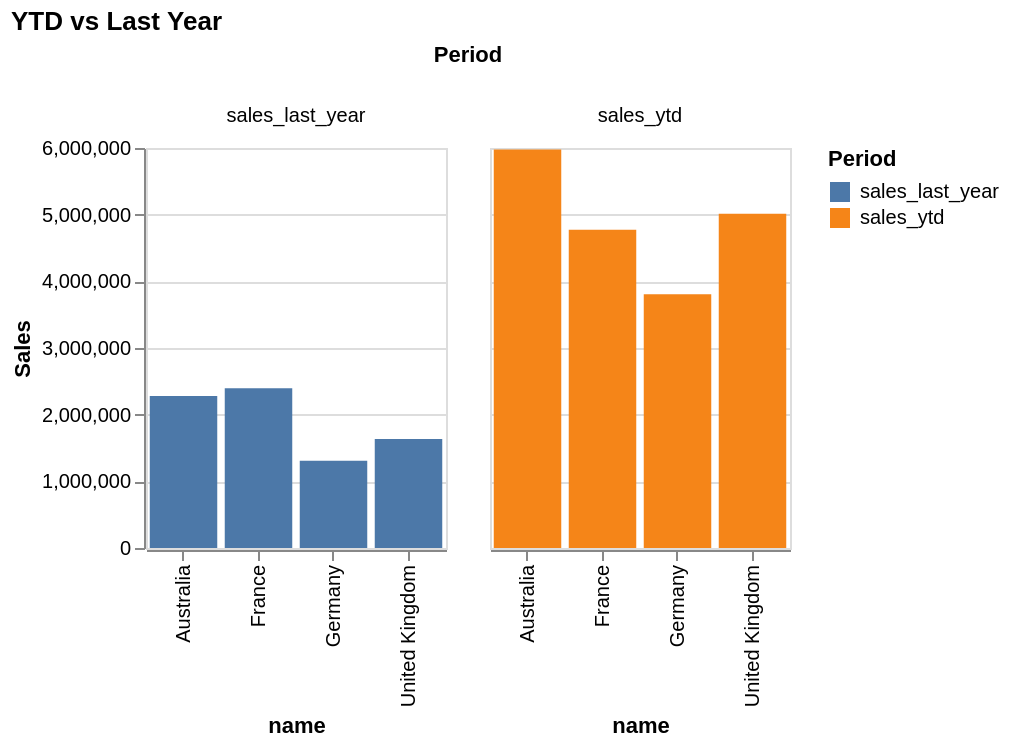

Source (notebook cell):
### Markdown cell above
### B.3 Explore Feature of Interest `sales_last_year`

### Code cell
print(df['sales_last_year'].describe())
df_m = df.melt(id_vars='name', value_vars=['sales_ytd','sales_last_year'], var_name='Period', value_name='Sales')
alt.Chart(df_m).mark_bar().encode(
    x='name:N', y='Sales:Q', color='Period:N', column='Period:N'
).properties(title='YTD vs Last Year', width=150, height=200)

### Figure 1 — Vega-Lite specification as saved in the notebook (floating-point values rounded to 4 significant figures)
{"config": {"view": {"continuousWidth": 300, "continuousHeight": 300}}, "data": {"name": "data-45058e6c5d1ccb55cc52160e78e91d2d"}, "mark": {"type": "bar"}, "encoding": {"color": {"field": "Period", "type": "nominal"}, "column": {"field": "Period", "type": "nominal"}, "x": {"field": "name", "type": "nominal"}, "y": {"field": "Sales", "type": "quantitative"}}, "height": 200, "title": "YTD vs Last Year", "width": 150, "$schema": "https://vega.github.io/schema/vega-lite/v5.20.1.json", "datasets": {"data-45058e6c5d1ccb55cc52160e78e91d2d": [{"name": "France", "Period": "sales_ytd", "Sales": 4772000.0}, {"name": "Germany", "Period": "sales_ytd", "Sales": 3805000.0}, {"name": "Australia", "Period": "sales_ytd", "Sales": 5978000.0}, {"name": "United Kingdom", "Period": "sales_ytd", "Sales": 5013000.0}, {"name": "France", "Period": "sales_last_year", "Sales": 2397000.0}, {"name": "Germany", "Period": "sales_last_year", "Sales": 1308000.0}, {"name": "Australia", "Period": "sales_last_year", "Sales": 2279000.0}, {"name": "United Kingdom", "Period": "sales_last_year", "Sales": 1636000.0}]}}
